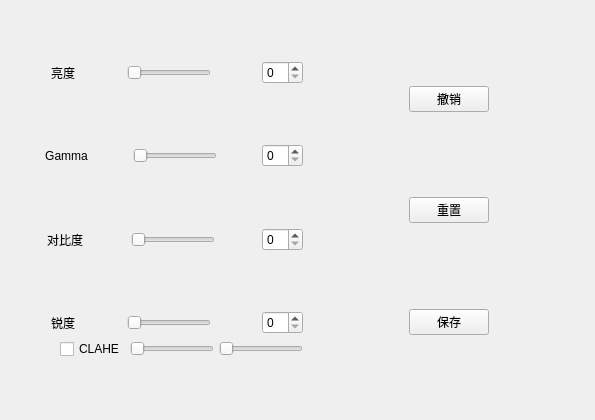
<?xml version="1.0" encoding="UTF-8"?>
<ui version="4.0">
 <class>EnhanceTabWidget</class>
 <widget class="QWidget" name="EnhanceTabWidget">
  <property name="geometry">
   <rect>
    <x>0</x>
    <y>0</y>
    <width>595</width>
    <height>420</height>
   </rect>
  </property>
  <property name="windowTitle">
   <string>Form</string>
  </property>
  <layout class="QVBoxLayout" name="verticalLayout">
   <property name="spacing">
    <number>5</number>
   </property>
   <property name="leftMargin">
    <number>5</number>
   </property>
   <property name="topMargin">
    <number>5</number>
   </property>
   <property name="rightMargin">
    <number>5</number>
   </property>
   <property name="bottomMargin">
    <number>5</number>
   </property>
   <item>
    <layout class="QHBoxLayout" name="horizontalLayout">
     <item>
      <layout class="QVBoxLayout" name="verticalLayout_2">
       <item>
        <spacer name="verticalSpacer_9">
         <property name="orientation">
          <enum>Qt::Orientation::Vertical</enum>
         </property>
         <property name="sizeHint" stdset="0">
          <size>
           <width>20</width>
           <height>40</height>
          </size>
         </property>
        </spacer>
       </item>
       <item>
        <layout class="QHBoxLayout" name="horizontalLayout_6">
         <item>
          <spacer name="horizontalSpacer_9">
           <property name="orientation">
            <enum>Qt::Orientation::Horizontal</enum>
           </property>
           <property name="sizeHint" stdset="0">
            <size>
             <width>40</width>
             <height>20</height>
            </size>
           </property>
          </spacer>
         </item>
         <item>
          <widget class="QLabel" name="label_5">
           <property name="text">
            <string>亮度</string>
           </property>
           <property name="alignment">
            <set>Qt::AlignmentFlag::AlignCenter</set>
           </property>
          </widget>
         </item>
         <item>
          <spacer name="horizontalSpacer">
           <property name="orientation">
            <enum>Qt::Orientation::Horizontal</enum>
           </property>
           <property name="sizeHint" stdset="0">
            <size>
             <width>40</width>
             <height>20</height>
            </size>
           </property>
          </spacer>
         </item>
         <item>
          <widget class="QSlider" name="Slider_brightness">
           <property name="orientation">
            <enum>Qt::Orientation::Horizontal</enum>
           </property>
          </widget>
         </item>
         <item>
          <spacer name="horizontalSpacer_5">
           <property name="orientation">
            <enum>Qt::Orientation::Horizontal</enum>
           </property>
           <property name="sizeHint" stdset="0">
            <size>
             <width>40</width>
             <height>20</height>
            </size>
           </property>
          </spacer>
         </item>
         <item>
          <widget class="QSpinBox" name="spinBox_brightness"/>
         </item>
        </layout>
       </item>
       <item>
        <spacer name="verticalSpacer">
         <property name="orientation">
          <enum>Qt::Orientation::Vertical</enum>
         </property>
         <property name="sizeHint" stdset="0">
          <size>
           <width>20</width>
           <height>40</height>
          </size>
         </property>
        </spacer>
       </item>
       <item>
        <layout class="QHBoxLayout" name="horizontalLayout_10">
         <item>
          <spacer name="horizontalSpacer_10">
           <property name="orientation">
            <enum>Qt::Orientation::Horizontal</enum>
           </property>
           <property name="sizeHint" stdset="0">
            <size>
             <width>40</width>
             <height>20</height>
            </size>
           </property>
          </spacer>
         </item>
         <item>
          <widget class="QLabel" name="label_9">
           <property name="text">
            <string>Gamma</string>
           </property>
           <property name="alignment">
            <set>Qt::AlignmentFlag::AlignCenter</set>
           </property>
          </widget>
         </item>
         <item>
          <spacer name="horizontalSpacer_2">
           <property name="orientation">
            <enum>Qt::Orientation::Horizontal</enum>
           </property>
           <property name="sizeHint" stdset="0">
            <size>
             <width>40</width>
             <height>20</height>
            </size>
           </property>
          </spacer>
         </item>
         <item>
          <widget class="QSlider" name="Slider_gamma">
           <property name="orientation">
            <enum>Qt::Orientation::Horizontal</enum>
           </property>
          </widget>
         </item>
         <item>
          <spacer name="horizontalSpacer_6">
           <property name="orientation">
            <enum>Qt::Orientation::Horizontal</enum>
           </property>
           <property name="sizeHint" stdset="0">
            <size>
             <width>40</width>
             <height>20</height>
            </size>
           </property>
          </spacer>
         </item>
         <item>
          <widget class="QSpinBox" name="spinBox_gamma"/>
         </item>
        </layout>
       </item>
       <item>
        <spacer name="verticalSpacer_2">
         <property name="orientation">
          <enum>Qt::Orientation::Vertical</enum>
         </property>
         <property name="sizeHint" stdset="0">
          <size>
           <width>20</width>
           <height>40</height>
          </size>
         </property>
        </spacer>
       </item>
       <item>
        <layout class="QHBoxLayout" name="horizontalLayout_9">
         <item>
          <spacer name="horizontalSpacer_11">
           <property name="orientation">
            <enum>Qt::Orientation::Horizontal</enum>
           </property>
           <property name="sizeHint" stdset="0">
            <size>
             <width>40</width>
             <height>20</height>
            </size>
           </property>
          </spacer>
         </item>
         <item>
          <widget class="QLabel" name="label_8">
           <property name="text">
            <string>对比度</string>
           </property>
           <property name="alignment">
            <set>Qt::AlignmentFlag::AlignCenter</set>
           </property>
          </widget>
         </item>
         <item>
          <spacer name="horizontalSpacer_3">
           <property name="orientation">
            <enum>Qt::Orientation::Horizontal</enum>
           </property>
           <property name="sizeHint" stdset="0">
            <size>
             <width>40</width>
             <height>20</height>
            </size>
           </property>
          </spacer>
         </item>
         <item>
          <widget class="QSlider" name="Slider_contrast">
           <property name="orientation">
            <enum>Qt::Orientation::Horizontal</enum>
           </property>
          </widget>
         </item>
         <item>
          <spacer name="horizontalSpacer_7">
           <property name="orientation">
            <enum>Qt::Orientation::Horizontal</enum>
           </property>
           <property name="sizeHint" stdset="0">
            <size>
             <width>40</width>
             <height>20</height>
            </size>
           </property>
          </spacer>
         </item>
         <item>
          <widget class="QSpinBox" name="spinBox_contrast"/>
         </item>
        </layout>
       </item>
       <item>
        <spacer name="verticalSpacer_3">
         <property name="orientation">
          <enum>Qt::Orientation::Vertical</enum>
         </property>
         <property name="sizeHint" stdset="0">
          <size>
           <width>20</width>
           <height>40</height>
          </size>
         </property>
        </spacer>
       </item>
       <item>
        <layout class="QHBoxLayout" name="horizontalLayout_11">
         <item>
          <spacer name="horizontalSpacer_12">
           <property name="orientation">
            <enum>Qt::Orientation::Horizontal</enum>
           </property>
           <property name="sizeHint" stdset="0">
            <size>
             <width>40</width>
             <height>20</height>
            </size>
           </property>
          </spacer>
         </item>
         <item>
          <widget class="QLabel" name="label_10">
           <property name="text">
            <string>锐度</string>
           </property>
           <property name="alignment">
            <set>Qt::AlignmentFlag::AlignCenter</set>
           </property>
          </widget>
         </item>
         <item>
          <spacer name="horizontalSpacer_4">
           <property name="orientation">
            <enum>Qt::Orientation::Horizontal</enum>
           </property>
           <property name="sizeHint" stdset="0">
            <size>
             <width>40</width>
             <height>20</height>
            </size>
           </property>
          </spacer>
         </item>
         <item>
          <widget class="QSlider" name="Slider_sharpen">
           <property name="orientation">
            <enum>Qt::Orientation::Horizontal</enum>
           </property>
          </widget>
         </item>
         <item>
          <spacer name="horizontalSpacer_8">
           <property name="orientation">
            <enum>Qt::Orientation::Horizontal</enum>
           </property>
           <property name="sizeHint" stdset="0">
            <size>
             <width>40</width>
             <height>20</height>
            </size>
           </property>
          </spacer>
         </item>
         <item>
          <widget class="QSpinBox" name="spinBox_sharpen"/>
         </item>
        </layout>
       </item>
        <item>
         <layout class="QHBoxLayout" name="horizontalLayout_clahe">
          <item>
           <spacer name="horizontalSpacer_clahe_1">
            <property name="orientation">
             <enum>Qt::Orientation::Horizontal</enum>
            </property>
            <property name="sizeHint" stdset="0">
             <size>
              <width>40</width>
              <height>20</height>
             </size>
            </property>
           </spacer>
          </item>
          <item>
           <widget class="QCheckBox" name="checkBox_clahe">
            <property name="text">
             <string>CLAHE</string>
            </property>
           </widget>
          </item>
          <item>
           <widget class="QSlider" name="Slider_claheClip">
            <property name="orientation">
             <enum>Qt::Orientation::Horizontal</enum>
            </property>
            <property name="toolTip">
             <string>裁剪限制 (0-100)</string>
            </property>
           </widget>
          </item>
          <item>
           <widget class="QSlider" name="Slider_claheGrid">
            <property name="orientation">
             <enum>Qt::Orientation::Horizontal</enum>
            </property>
            <property name="toolTip">
             <string>网格大小 (4-32)</string>
            </property>
           </widget>
          </item>
         </layout>
        </item>
        <item>
         <spacer name="verticalSpacer_4">
          <property name="orientation">
           <enum>Qt::Orientation::Vertical</enum>
          </property>
          <property name="sizeHint" stdset="0">
           <size>
            <width>20</width>
            <height>40</height>
           </size>
          </property>
         </spacer>
        </item>
      </layout>
     </item>
     <item>
      <spacer name="horizontalSpacer_14">
       <property name="orientation">
        <enum>Qt::Orientation::Horizontal</enum>
       </property>
       <property name="sizeHint" stdset="0">
        <size>
         <width>40</width>
         <height>20</height>
        </size>
       </property>
      </spacer>
     </item>
     <item>
      <layout class="QVBoxLayout" name="verticalLayout_5">
       <item>
        <spacer name="verticalSpacer_7">
         <property name="orientation">
          <enum>Qt::Orientation::Vertical</enum>
         </property>
         <property name="sizeHint" stdset="0">
          <size>
           <width>20</width>
           <height>40</height>
          </size>
         </property>
        </spacer>
       </item>
       <item>
        <widget class="QPushButton" name="btn_undoBC">
         <property name="text">
          <string>撤销</string>
         </property>
        </widget>
       </item>
       <item>
        <spacer name="verticalSpacer_5">
         <property name="orientation">
          <enum>Qt::Orientation::Vertical</enum>
         </property>
         <property name="sizeHint" stdset="0">
          <size>
           <width>20</width>
           <height>40</height>
          </size>
         </property>
        </spacer>
       </item>
       <item>
        <widget class="QPushButton" name="btn_resetBC">
         <property name="text">
          <string>重置</string>
         </property>
        </widget>
       </item>
       <item>
        <spacer name="verticalSpacer_6">
         <property name="orientation">
          <enum>Qt::Orientation::Vertical</enum>
         </property>
         <property name="sizeHint" stdset="0">
          <size>
           <width>20</width>
           <height>40</height>
          </size>
         </property>
        </spacer>
       </item>
       <item>
        <widget class="QPushButton" name="btn_saveBC">
         <property name="text">
          <string>保存</string>
         </property>
        </widget>
       </item>
       <item>
        <spacer name="verticalSpacer_8">
         <property name="orientation">
          <enum>Qt::Orientation::Vertical</enum>
         </property>
         <property name="sizeHint" stdset="0">
          <size>
           <width>20</width>
           <height>40</height>
          </size>
         </property>
        </spacer>
       </item>
      </layout>
     </item>
     <item>
      <spacer name="horizontalSpacer_13">
       <property name="orientation">
        <enum>Qt::Orientation::Horizontal</enum>
       </property>
       <property name="sizeHint" stdset="0">
        <size>
         <width>40</width>
         <height>20</height>
        </size>
       </property>
      </spacer>
     </item>
    </layout>
   </item>
  </layout>
 </widget>
 <resources/>
 <connections/>
</ui>
